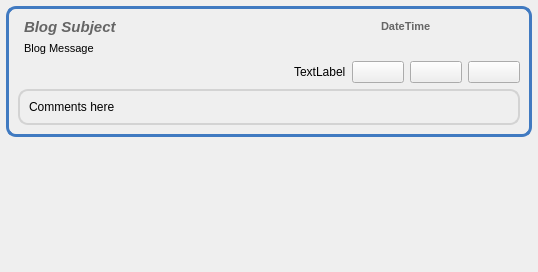
<?xml version="1.0" encoding="UTF-8"?>
<ui version="4.0">
 <class>BlogsMsgItem</class>
 <widget class="QWidget" name="BlogsMsgItem">
  <property name="geometry">
   <rect>
    <x>0</x>
    <y>0</y>
    <width>538</width>
    <height>272</height>
   </rect>
  </property>
  <property name="windowTitle">
   <string>Form</string>
  </property>
  <property name="styleSheet">
   <string notr="true">QToolButton, QPushButton, QComboBox { 
border-image: url(:/images/btn_26.png) 4;
border-width: 4;
padding: 0px 6px;
font-size: 12px;
}

QToolButton:hover, QPushButton:hover, QComboBox:hover { 
border-image: url(:/images/btn_26_hover.png) 4;
}

QToolButton:disabled, QPushButton:disabled, QComboBox::disabled {
color:gray;
}

QToolButton:pressed, QPushButton:pressed{
border-image: url(:/images/btn_26_pressed.png) 4;
}</string>
  </property>
  <layout class="QGridLayout" name="gridLayout_3">
   <property name="horizontalSpacing">
    <number>0</number>
   </property>
   <property name="margin">
    <number>6</number>
   </property>
   <item row="0" column="0">
    <widget class="QFrame" name="frame">
     <property name="sizePolicy">
      <sizepolicy hsizetype="Expanding" vsizetype="Expanding">
       <horstretch>0</horstretch>
       <verstretch>0</verstretch>
      </sizepolicy>
     </property>
     <property name="styleSheet">
      <string notr="true">QFrame#frame{border: 3px solid #407AC1;
background-color: qlineargradient(x1:0, y1:0, x2:0, y2:1, 
stop:0 #FFFFFF, stop:1 #F2F2F2);;
border-radius: 10px;}</string>
     </property>
     <property name="frameShape">
      <enum>QFrame::StyledPanel</enum>
     </property>
     <property name="frameShadow">
      <enum>QFrame::Raised</enum>
     </property>
     <layout class="QGridLayout" name="gridLayout_4">
      <item row="0" column="1">
       <layout class="QGridLayout" name="gridLayout">
        <item row="0" column="0" colspan="5">
         <widget class="QLabel" name="titleLabel">
          <property name="sizePolicy">
           <sizepolicy hsizetype="Minimum" vsizetype="Minimum">
            <horstretch>0</horstretch>
            <verstretch>0</verstretch>
           </sizepolicy>
          </property>
          <property name="font">
           <font>
            <pointsize>11</pointsize>
            <weight>75</weight>
            <italic>true</italic>
            <bold>true</bold>
           </font>
          </property>
          <property name="text">
           <string>&lt;!DOCTYPE HTML PUBLIC &quot;-//W3C//DTD HTML 4.0//EN&quot; &quot;http://www.w3.org/TR/REC-html40/strict.dtd&quot;&gt;
&lt;html&gt;&lt;head&gt;&lt;meta name=&quot;qrichtext&quot; content=&quot;1&quot; /&gt;&lt;style type=&quot;text/css&quot;&gt;
p, li { white-space: pre-wrap; }
&lt;/style&gt;&lt;/head&gt;&lt;body style=&quot; font-family:'MS Shell Dlg 2'; font-size:11pt; font-weight:600; font-style:italic;&quot;&gt;
&lt;p style=&quot; margin-top:0px; margin-bottom:0px; margin-left:0px; margin-right:0px; -qt-block-indent:0; text-indent:0px;&quot;&gt;&lt;span style=&quot; color:#656565;&quot;&gt;Blog Subject&lt;/span&gt;&lt;/p&gt;&lt;/body&gt;&lt;/html&gt;</string>
          </property>
         </widget>
        </item>
        <item row="0" column="5" colspan="3">
         <widget class="QLabel" name="datetimelabel">
          <property name="font">
           <font>
            <weight>75</weight>
            <bold>true</bold>
           </font>
          </property>
          <property name="text">
           <string>&lt;!DOCTYPE HTML PUBLIC &quot;-//W3C//DTD HTML 4.0//EN&quot; &quot;http://www.w3.org/TR/REC-html40/strict.dtd&quot;&gt;
&lt;html&gt;&lt;head&gt;&lt;meta name=&quot;qrichtext&quot; content=&quot;1&quot; /&gt;&lt;style type=&quot;text/css&quot;&gt;
p, li { white-space: pre-wrap; }
&lt;/style&gt;&lt;/head&gt;&lt;body style=&quot; font-family:'MS Shell Dlg 2'; font-size:8.25pt; font-weight:600; font-style:normal;&quot;&gt;
&lt;p style=&quot; margin-top:0px; margin-bottom:0px; margin-left:0px; margin-right:0px; -qt-block-indent:0; text-indent:0px;&quot;&gt;&lt;span style=&quot; font-size:8pt; color:#666666;&quot;&gt;DateTime&lt;/span&gt;&lt;/p&gt;&lt;/body&gt;&lt;/html&gt;</string>
          </property>
         </widget>
        </item>
        <item row="1" column="0" colspan="8">
         <widget class="QLabel" name="subjectLabel">
          <property name="sizePolicy">
           <sizepolicy hsizetype="MinimumExpanding" vsizetype="Expanding">
            <horstretch>0</horstretch>
            <verstretch>0</verstretch>
           </sizepolicy>
          </property>
          <property name="text">
           <string>&lt;!DOCTYPE HTML PUBLIC &quot;-//W3C//DTD HTML 4.0//EN&quot; &quot;http://www.w3.org/TR/REC-html40/strict.dtd&quot;&gt;
&lt;html&gt;&lt;head&gt;&lt;meta name=&quot;qrichtext&quot; content=&quot;1&quot; /&gt;&lt;style type=&quot;text/css&quot;&gt;
p, li { white-space: pre-wrap; }
&lt;/style&gt;&lt;/head&gt;&lt;body style=&quot; font-family:'MS Shell Dlg 2'; font-size:8.25pt; font-weight:400; font-style:normal;&quot;&gt;
&lt;p style=&quot; margin-top:0px; margin-bottom:0px; margin-left:0px; margin-right:0px; -qt-block-indent:0; text-indent:0px;&quot;&gt;&lt;span style=&quot; font-size:8pt;&quot;&gt;Blog Message&lt;/span&gt;&lt;/p&gt;&lt;/body&gt;&lt;/html&gt;</string>
          </property>
         </widget>
        </item>
        <item row="2" column="2">
         <spacer>
          <property name="orientation">
           <enum>Qt::Horizontal</enum>
          </property>
          <property name="sizeType">
           <enum>QSizePolicy::Expanding</enum>
          </property>
          <property name="sizeHint" stdset="0">
           <size>
            <width>67</width>
            <height>21</height>
           </size>
          </property>
         </spacer>
        </item>
        <item row="2" column="4" colspan="2">
         <widget class="QPushButton" name="unsubscribeButton">
          <property name="sizePolicy">
           <sizepolicy hsizetype="Fixed" vsizetype="Fixed">
            <horstretch>0</horstretch>
            <verstretch>0</verstretch>
           </sizepolicy>
          </property>
          <property name="toolTip">
           <string>Unsubscribe From Channel</string>
          </property>
          <property name="text">
           <string/>
          </property>
          <property name="icon">
           <iconset resource="../images.qrc">
            <normaloff>:/images/mail_delete.png</normaloff>:/images/mail_delete.png</iconset>
          </property>
         </widget>
        </item>
        <item row="2" column="6">
         <widget class="QPushButton" name="clearButton">
          <property name="sizePolicy">
           <sizepolicy hsizetype="Fixed" vsizetype="Fixed">
            <horstretch>0</horstretch>
            <verstretch>0</verstretch>
           </sizepolicy>
          </property>
          <property name="toolTip">
           <string>Remove Item</string>
          </property>
          <property name="text">
           <string/>
          </property>
          <property name="icon">
           <iconset resource="../images.qrc">
            <normaloff>:/images/close_normal.png</normaloff>:/images/close_normal.png</iconset>
          </property>
         </widget>
        </item>
        <item row="2" column="7">
         <widget class="QPushButton" name="expandButton">
          <property name="sizePolicy">
           <sizepolicy hsizetype="Fixed" vsizetype="Fixed">
            <horstretch>0</horstretch>
            <verstretch>0</verstretch>
           </sizepolicy>
          </property>
          <property name="toolTip">
           <string>Expand</string>
          </property>
          <property name="styleSheet">
           <string notr="true"/>
          </property>
          <property name="text">
           <string/>
          </property>
          <property name="icon">
           <iconset resource="../images.qrc">
            <normaloff>:/images/edit_add24.png</normaloff>:/images/edit_add24.png</iconset>
          </property>
         </widget>
        </item>
        <item row="2" column="3">
         <widget class="QLabel" name="filelabel">
          <property name="text">
           <string>TextLabel</string>
          </property>
         </widget>
        </item>
       </layout>
      </item>
      <item row="1" column="0" colspan="2">
       <widget class="QFrame" name="expandFrame">
        <property name="styleSheet">
         <string notr="true">QFrame#expandFrame{border: 2px solid #D3D3D3;
background-color: qlineargradient(x1:0, y1:0, x2:0, y2:1, 
stop:0 #FFFFFF, stop:1 #F2F2F2);;
border-radius: 10px;}</string>
        </property>
        <property name="frameShape">
         <enum>QFrame::StyledPanel</enum>
        </property>
        <property name="frameShadow">
         <enum>QFrame::Raised</enum>
        </property>
        <layout class="QVBoxLayout">
         <item>
          <widget class="QLabel" name="msgLabel">
           <property name="sizePolicy">
            <sizepolicy hsizetype="MinimumExpanding" vsizetype="Preferred">
             <horstretch>0</horstretch>
             <verstretch>0</verstretch>
            </sizepolicy>
           </property>
           <property name="text">
            <string>Comments here</string>
           </property>
          </widget>
         </item>
        </layout>
       </widget>
      </item>
     </layout>
    </widget>
   </item>
   <item row="1" column="0">
    <spacer name="verticalSpacer_2">
     <property name="orientation">
      <enum>Qt::Vertical</enum>
     </property>
     <property name="sizeHint" stdset="0">
      <size>
       <width>200</width>
       <height>200</height>
      </size>
     </property>
    </spacer>
   </item>
  </layout>
 </widget>
 <resources>
  <include location="../images.qrc"/>
  <include location="../images.qrc"/>
  <include location="../images.qrc"/>
  <include location="../images.qrc"/>
  <include location="../images.qrc"/>
  <include location="../images.qrc"/>
  <include location="../images.qrc"/>
  <include location="../images.qrc"/>
  <include location="../images.qrc"/>
  <include location="../images.qrc"/>
  <include location="../images.qrc"/>
  <include location="../images.qrc"/>
  <include location="../images.qrc"/>
  <include location="../images.qrc"/>
  <include location="../images.qrc"/>
  <include location="../images.qrc"/>
  <include location="../images.qrc"/>
  <include location="../images.qrc"/>
  <include location="../images.qrc"/>
  <include location="../images.qrc"/>
  <include location="../images.qrc"/>
  <include location="../images.qrc"/>
 </resources>
 <connections/>
</ui>
